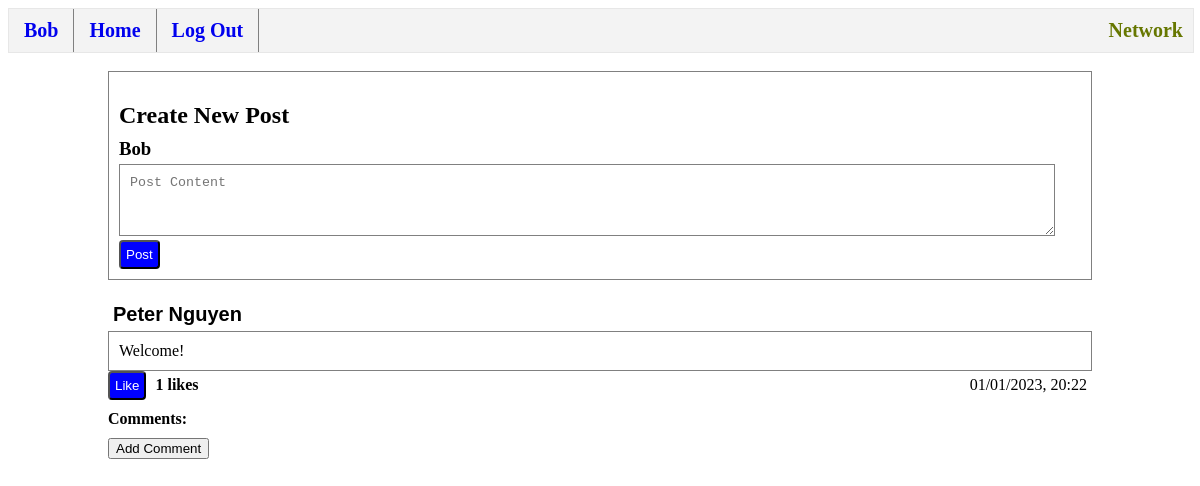
Before: / (signed in) with the older database file.
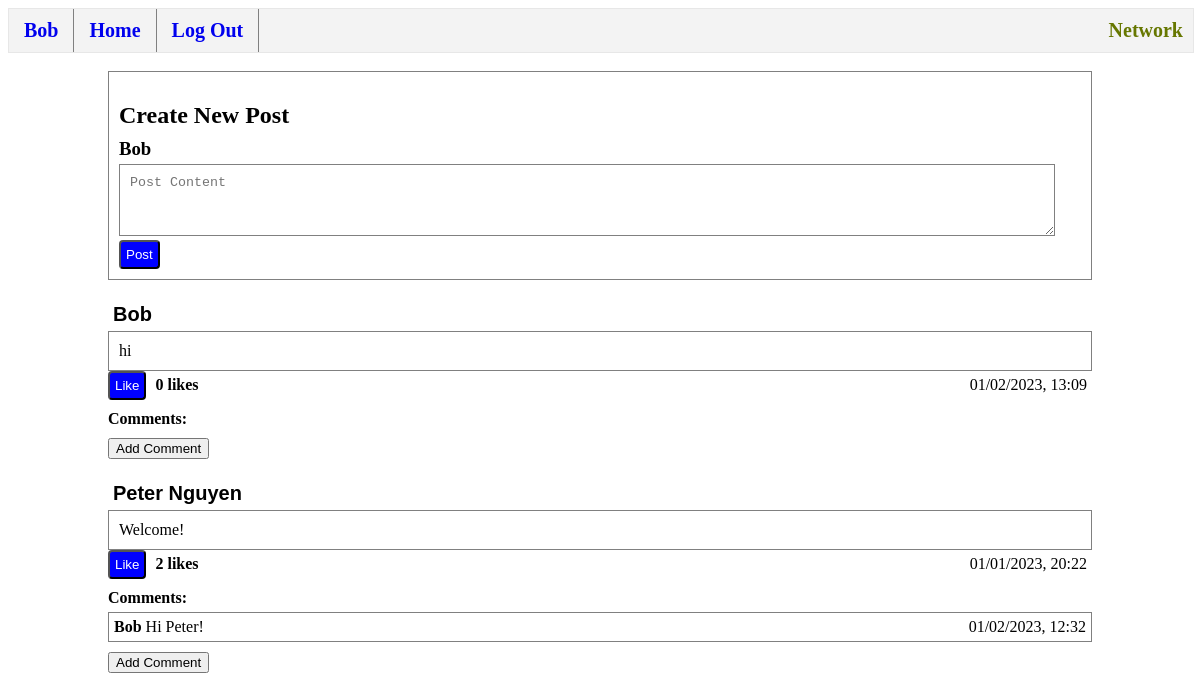
After: the same page with the newer database file.
### tables this page shows
CREATE TABLE posts (
    id INTEGER PRIMARY KEY AUTOINCREMENT,
    user_id INTEGER NOT NULL,
    username TEXT NOT NULL,
    content TEXT NOT NULL,
    likes INTEGER DEFAULT 0 NOT NULL,
    datetime NUMERIC NOT NULL,
    FOREIGN KEY (user_id) REFERENCES users(id) ON DELETE CASCADE
);

CREATE TABLE comments (
    id INTEGER PRIMARY KEY AUTOINCREMENT,
    user_id INTEGER NOT NULL,
    post_id INTEGER NOT NULL,
    username TEXT NOT NULL,
    comment TEXT NOT NULL,
    datetime NUMERIC NOT NULL,
    FOREIGN KEY (user_id) REFERENCES users(id) ON DELETE CASCADE,
    FOREIGN KEY (post_id) REFERENCES posts(id) ON DELETE CASCADE
);

### app.py (the view)
@app.route("/", methods=["GET", "POST"])
@login_required
def index():
    if request.method == "GET":
        pass
    if request.method == "POST":
        content = request.form.get("content")
        if content:
            create_post(content)
    posts = get_posts()
    comments = get_comments()
    return render_template("index.html", posts=posts, comments=comments)

### helpers.py (called while the page is built)
def executeDB(query, arg=None):
    conn = sql.connect('network.db')
    conn.row_factory = sql.Row # "dictionary cursor"
    cur = conn.cursor()
    if arg == None:
        cur.execute(query)
    else:
        cur.execute(query, arg)
    value = cur.fetchall()
    conn.commit()
    conn.close()
    return value

def get_comments():
    return executeDB("SELECT * from comments")

def get_posts(user_id=None):
    if user_id == None:
        posts = executeDB("SELECT * FROM posts ORDER BY datetime DESC")
    else:
        posts = executeDB("SELECT * FROM posts WHERE user_id = ? ORDER BY datetime DESC", [user_id])
    return posts

def login_required(f):
    @wraps(f)
    def decorated_function(*args, **kwargs):
        if session.get("user_id") is None:
            return redirect("/login")
        return f(*args, **kwargs)
    return decorated_function

### templates/index.html (shortened to what this page needs)
{% extends "layout.html" %}
{% block body %}
    <div class="post">
        <h2>Create New Post</h2>
        <h3 class="username">{{ session["username"] }}</h3>
        <form action="/" method="post">
            <textarea class="post text-box" placeholder="Post Content" name="content"></textarea>
            <br>
            <input class="button" type="submit" value="Post">
        </form>
    </div>
    <br>
    {% for post in posts %}
    <div id="post{{post.id}}">
        <form action="/profile" method="post" class="inline">
            <input class="profile-name" type="submit" value="{{ post.username }}">
        </form>
        <div class="post">{{ post.content }}</div>
        <button id="like-button{{ post.id }}" onclick=likeFeature({{post.id}}) class="like button" style="display: inline-block;">Like</button>
        <h4 id="like-count{{ post.id }}" class="inline">{{ post.likes }} likes</h4>
        <p class="inline right">{{ post.datetime }}</p>
        <div id="comments{{ post.id }}">
            <h4 class="no-margin">Comments:</h4>
            {% for comment in comments %}
                {% if comment.post_id == post.id %}
                <div class="comment">
                    <div class="inline"><b>{{comment.username}}</b>  {{ comment.comment }}</div>
                    <p class="inline right">{{ comment.datetime }}</p>
                </div>
                {% endif %}
            {% endfor %}
        </div>
        <button class="comment-toggle no-margin" name="{{ post.id }}">Add Comment</button>
        <br>
        <br>
    </div>
    {% endfor %}
{% endblock %}

### templates/layout.html (shortened to what this page needs)
<!DOCTYPE html>
<html lang="en">
    <head>
        <link href="{{ url_for('static', filename='styles.css') }}" rel="stylesheet">
    </head>
    <body>
        <nav class="nav-bar">
            <div>
                <div>
                    {% if session["user_id"] %}
                        <ul class="nav-list">
                            <li class="network-title">Network</li>
                            <li class="nav-item"><a class= "nav-link" href= "/profile">{{ session["username"] }}</a></li>
                            <li class="nav-item"><a class= "nav-link" href="/" >Home</a></li>
                            <li class="nav-item"><a class= "nav-link" href="/logout">Log Out</a></li>
                        </ul>
                    {% else %}
                        <ul class="nav-list">
                            <li class="nav-item"><a class= "nav-link" href="/register">Register</a></li>
                            <li class="nav-item"><a class= "nav-link" href="/login">Log In</a></li>
                        </ul>
                    {% endif %}
                </div>
            </div>
        </nav>
        <br>
        <div class="page-padding">
        {% block body %}{% endblock %}
        </div>
    </body>
</html>

### static/styles.css (style rules this page uses)
.inline { margin-top: 5px; display: inline-block; margin-bottom: 5px; padding-left: 5px; padding-right: 5px; }
.no-margin { margin-top: 10px; margin-bottom: 0px; }
.username { line-height: 0; margin-bottom:15px; }
.post { border-color: gray; border-style: solid; border-width:thin; padding: 10px; margin-bottom:0px; }
.text-box { height: fit-content; width: 95%; max-width: viewport; min-height: 50px; }
.comment { margin-top: 5px; border: 1px solid gray; }
.right { float: right; }
.button { background-color:blue; color: white; border-radius: 4px; padding: 5px; display:block; }
.page-padding { padding-left: 100px; padding-right:100px; }
.profile-name { background: none!important; border: none; padding: 0!important; font-family: arial, sans-serif; font-size: 20px; color: black; cursor: pointer; font-weight: bold; }
.nav-bar { margin-top: 0px; padding: 0px; border: 1px solid gray; align-items: center; width: 100%; height: 43px; color: #670; border: 1px solid #e7e7e7; background-color: #f3f3f3; font-weight: bold; font-size: 20px; }
.nav-list { margin: 0; padding: 0; }
.network-title { float: right; text-align: center; padding-top: 10px; padding-bottom: 10px; margin-right: 10px; list-style-type: none; }
.nav-item { list-style-type: none; float: left; border-right: 1px solid gray; padding-top: 10px; padding-bottom: 10px; }
.nav-link { padding-top: 10px; padding-bottom: 10px; padding-left: 15px; padding-right: 15px; text-decoration: none; text-align: center; }

Changed rows visible on the page:
added posts: username "Bob", content "hi", likes "0", datetime "01/02/2023, 13:09"
changed posts "Welcome!": likes "1" → "2"
added comments: username "Bob", comment "Hi Peter!", datetime "01/02/2023, 12:32", shown under posts "Welcome!"
